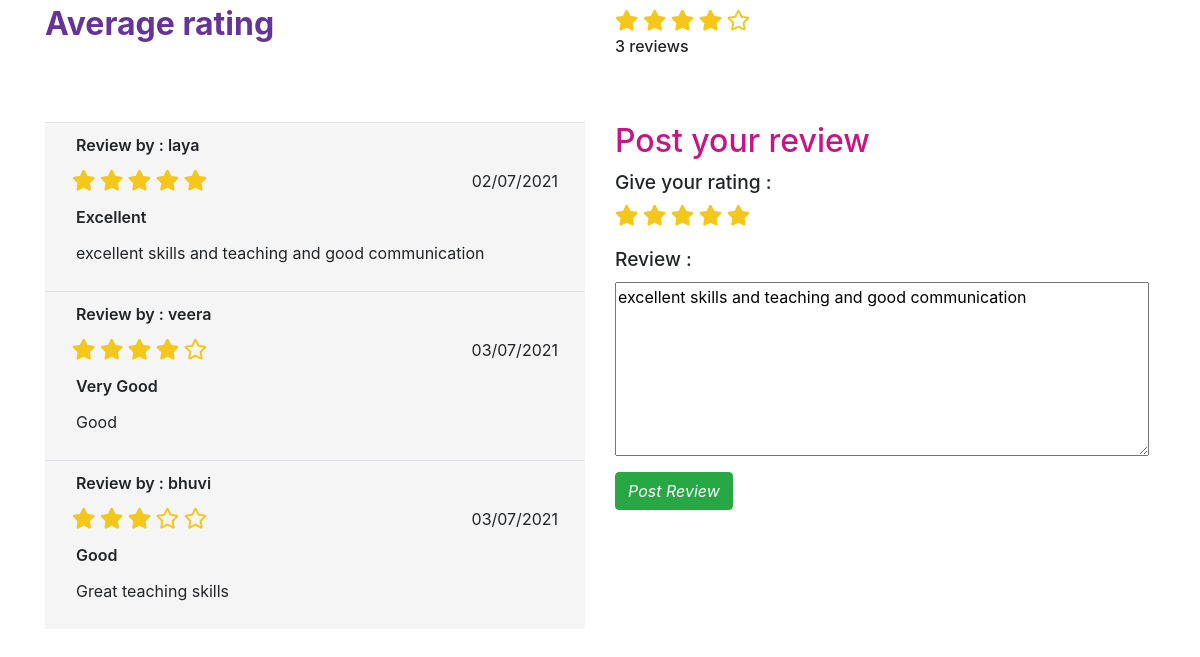
Page /review/19 (signed in) on the committed database.
### accounts/models.py (models this page shows, shortened)
class Tutor(models.Model):
    tutor=models.ForeignKey(MyUser, on_delete=models.CASCADE, unique=True)
    Highest_Qual=models.CharField(max_length=255,default="")
    teach=models.CharField(max_length=255,default="")
    subjects=models.CharField(max_length=255,default="")
    travel=models.CharField(max_length=255,default="")
    mode=models.CharField(max_length=255,default="")
    state=models.CharField(max_length=255,default="")
    fees=models.IntegerField(default=0)
    gender=models.CharField(default="",max_length=12)
    slots=models.CharField(default="",max_length=255)
    experience=models.IntegerField(default=0)
    mapurl=models.URLField(max_length=200,default="")
    favourite=models.ManyToManyField(MyUser,related_name='favourite',blank=True)
    is_favourite=models.BooleanField(default=False)
    is_verified=models.BooleanField(default=False)
    meeting=models.URLField(max_length=200,default="")
    video=models.FileField(upload_to='videos/',default="")
    def get_rating(self):
        total=sum(int(review['stars']) for review in self.reviews.values())
        print(self.reviews.count())
        if(self.reviews.count()!=0):
            return total / self.reviews.count()
        else:
            return 0
    def get_count(self):
        return self.reviews.count()

class Review(models.Model):
    tut=models.ForeignKey(Tutor,related_name='reviews',on_delete=models.CASCADE)
    user=models.ForeignKey(MyUser,related_name='reviews',on_delete=models.CASCADE)
    title=models.CharField(max_length=200,default="")
    content=models.TextField()
    stars=models.IntegerField()
    date_added=models.DateTimeField(auto_now_add=True)

class MyUser(AbstractUser):
    is_tutor=models.BooleanField(default=False)
    is_student=models.BooleanField(default=False)
    phn_num=models.CharField(max_length=12,default="")
    locality=models.CharField(max_length=255,default="")

### accounts/views.py (the view)
# urls.py: path('review/<int:my_id>',views.reviewView,name="review"),
@login_required(login_url='login')
def reviewView(request,my_id):
    if request.user.is_authenticated:
        try:
            tut=Tutor.objects.get(id=my_id)
        except tut.DoesNotExist:
            raise Http404
        if request.method== 'POST':
                context={}
                stars=request.POST['rate']
                content=request.POST.get('content')
                if(stars=="1"):
                    title="Bad"
                if(stars=="2"):
                    title="Not Bad"
                if(stars=="3"):
                    title="Good"
                if(stars=="4"):
                    title="Very Good"
                if(stars=="5"):
                    title="Excellent"
                try:
                    if(Review.objects.get(tut=tut,user=request.user)):
                        review=Review.objects.get(tut=tut,user=request.user)
                        review.title=title
                        review.content=content
                        review.stars=stars
                        review.save()
                        mesg="Changes Saved"
                except:
                    review=Review(tut=tut,user=request.user,title=title,content=content,stars=stars)
                    review.save()
                    mesg="Submitted review successfully"
                content=review.content
                title=review.title
                stars=int(review.stars)
                starslist=[0,0,0,0,0]
                for i in range(0,stars):
                        starslist[i]=1
                context={'tut':tut,'content':content,'title':title,'mesg':mesg,'stars':stars,"starslist":starslist}
                return render(request,'review.html',context)
        else:
            context={}
            content=""
            title=""
            stars=0
            starslist=[0,0,0,0,0]
            try:
                if(Review.objects.get(tut=tut,user=request.user)):
                    review=Review.objects.get(tut=tut,user=request.user)
                    content=review.content
                    title=review.title
                    stars=int(review.stars)
                    for i in range(0,stars):
                        starslist[i]=1
                    context={'tut':tut,'content':content,'title':title,'stars': stars,"starslist":starslist}
                return render(request,'review.html',context)
            except:
                context={'tut':tut,'content':content,'title':title,'stars':stars,"starslist":starslist}
                return render(request,'review.html',context)
    else:
        return redirect('login')

### accounts/templates/review.html (shortened to what this page needs)
<head>
    <link rel="stylesheet" href="https://use.fontawesome.com/releases/v5.3.1/css/all.css">
    <link rel="stylesheet" href="https://cdnjs.cloudflare.com/ajax/libs/font-awesome/4.7.0/css/font-awesome.min.css">
    <link rel="stylesheet" href="https://cdn.jsdelivr.net/npm/bootstrap@4.6.0/dist/css/bootstrap.min.css">
    <link rel="stylesheet" href="https://cdnjs.cloudflare.com/ajax/libs/bootstrap-select/1.13.1/css/bootstrap-select.css" />
</head>
<body>
    <div class="container">
        <div class="row">
            <div class="col">
                <p class="p1">Average rating</p>
            </div>
            <div class="col" style="margin-top: 10px;">
                <div class="control">
                    {% if tut.get_rating == 0 %}
                    <i class="r far fa-star"></i>
                    <i class="r far fa-star"></i>
                    <i class="r far fa-star"></i>
                    <i class="r far fa-star"></i>
                    <i class="r far fa-star"></i>
                    {% else %}
                    {% if tut.get_rating > 0 %}
                    {% if tut.get_rating > 0 and 1 > tut.get_rating %}
                    <i class="star2 fa fa-star-half-o"></i>
                    {% else %}
                    <i class="r fas fa-star"></i>
                    {% endif %}
                    {% else %}
                    <i class="r far fa-star"></i>
                    {% endif %}
                    {% if tut.get_rating > 1 %}
                    {% if tut.get_rating > 1 and 2 > tut.get_rating %}
                    <i class="star2 fa fa-star-half-o"></i>
                    {% else %}
                    <i class="r fas fa-star"></i>
                    {% endif %}
                    {% else %}
                    <i class="r far fa-star"></i>
                    {% endif %}
                    {% if tut.get_rating > 2 %}
                    {% if tut.get_rating > 2 and 3 > tut.get_rating %}
                    <i class="star2 fa fa-star-half-o"></i>
                    {% else %}
                    <i class="r fas fa-star"></i>
                    {% endif %}
                    {% else %}
                    <i class="r far fa-star"></i>
                    {% endif %}
                    {% if tut.get_rating > 3 %}
                    {% if tut.get_rating > 3 and 4 > tut.get_rating %}
                    <i class="star2 fa fa-star-half-o"></i>
                    {% else %}
                    <i class="r fas fa-star"></i>
                    {% endif %}
                    {% else %}
                    <i class="r far fa-star"></i>
                    {% endif %}
                    {% if tut.get_rating > 4 %}
                    {% if tut.get_rating > 4 and 5 > tut.get_rating %}
                    <i class="star2 fa fa-star-half-o"></i>
                    {% else %}
                    <i class="r fas fa-star"></i>
                    {% endif %}
                    {% else %}
                    <i class="r far fa-star"></i>
                    {% endif %}
                     {% endif %}
                </div>
                <p style="font-weight: 500;">{{tut.get_count}} reviews</p>
            </div>
        </div>
        <br><br>
        <div class="row">
            <div class="col">
                <table class="table">
                    {% for review in tut.reviews.all %}
                    <tr>
                        <td>
                            <div class="container">
                                <div class="row name">
                                    <p class="p2">Review by : {{review.user.username}}</p>
                                </div>
                                <div class="row">
                                    <div class="col">
                                        <div class="control">
                                            {% if review.stars == 3 %}
                                            <i class="r fas fa-star"></i>
                                            <i class="r fas fa-star"></i>
                                            <i class="r fas fa-star"></i>
                                            <i class="r far fa-star"></i>
                                            <i class="r far fa-star"></i>
                                            {% endif %}
                                            {% if review.stars == 4 %}
                                            <i class="r fas fa-star"></i>
                                            <i class="r fas fa-star"></i>
                                            <i class="r fas fa-star"></i>
                                            <i class="r fas fa-star"></i>
                                            <i class="r far fa-star"></i>
                                            {% endif %}
                                            {% if review.stars == 5 %}
                                            <i class="r fas fa-star"></i>
                                            <i class="r fas fa-star"></i>
                                            <i class="r fas fa-star"></i>
                                            <i class="r fas fa-star"></i>
                                            <i class="r fas fa-star"></i>
                                            {% endif %}
                                        </div>
                                    </div>
                                    <div class="col" style="text-align: right;">
                                        <p>{{review.date_added|date:"d/m/Y"}}</p>
                                    </div>
                                </div>
                                <div class="row name">
                                    <p class="p2">{{review.title}}</p>
                                </div>
                                <div class="row name">
                                    <p>{{review.content}}</p>
                                </div>
                            </div>
                        </td>
                    </tr>
                    {% empty %}
                    <div class="notification">
                        No Reviews yet..
                    </div>
                    {% endfor %}
                </table>
            </div>
            <div class="col">
                {% if request.user.is_authenticated %}
                <div>
                    <form method="POST" action="">
                        <h2 style="color: mediumvioletred;">Post your review</h2>
                        <div class="form-group">
                            <label class="lab">
                                Give your rating :
                            </label>
                            <div class="control">
                                {% for i in starslist %}
                                {% if i == 1 %}
                                <i class="rating__star fas fa-star"></i>
                                {% else %}
                                <i class="rating__star far fa-star"></i>
                                {% endif %}
                                {% endfor %}
                            </div>
                        </div>
                        <div class="form-group">
                            <label class="lab">Review : </label>
                            <div class="control">
                                <textarea rows="7" cols="50" placeholder="Type in your review..." name="content">{{content}}</textarea>
                            </div>
                        </div>
                        <div class="form-group">
                            <div class="control ab">
                                <button type="submit" class="btn btn-success"><i>Post Review</i></button>
                            </div>
                        </div>
                    </form>
                </div>
                {% endif %}
            </div>
        </div>
    </div>
</body>

### accounts/templates/review.html (style rules this page uses)
body { height: 100vh; width: 100vw; place-items: center; }
.container { height: 100%; width: 100%; }
.rating__star { font-size: 1.3em; cursor: pointer; color: #f5c71a; transition: filter linear .3s; }
.r { font-size: 1.3em; color: #f5c71a; }
.lab { font-weight: 500; font-size: 120%; }
.name { margin-left: 4px; }
.p1 { font-size: 200%; font-weight: bold; color: rebeccapurple; }
.p2 { font-weight: 600; }
table { background-color: whitesmoke; }

### rows in the picture
Tutor: get_count "3"
Review: user.username "laya", stars 5 (drawn), date_added "02/07/2021", title "Excellent", content "excellent skills and teaching and good communication"
Review: user.username "veera", stars 4 (drawn), date_added "03/07/2021", title "Very Good", content "Good"
Review: user.username "bhuvi", stars 3 (drawn), date_added "03/07/2021", title "Good", content "Great teaching skills"
